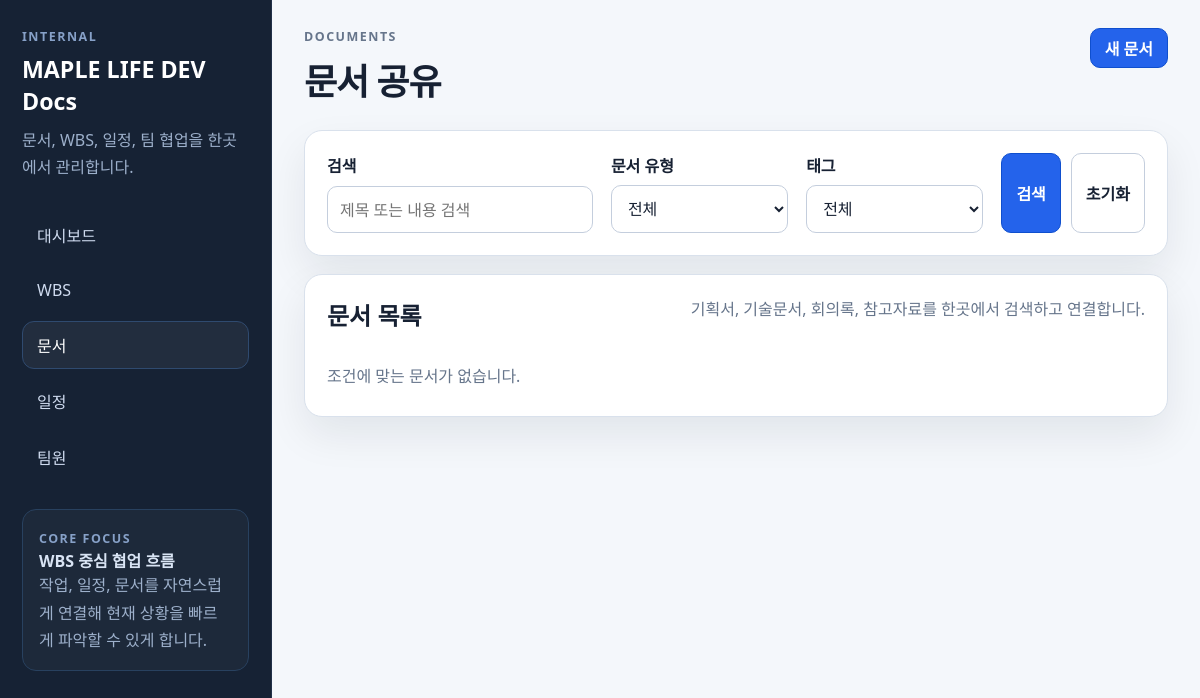
The app's page /documents/, older data.
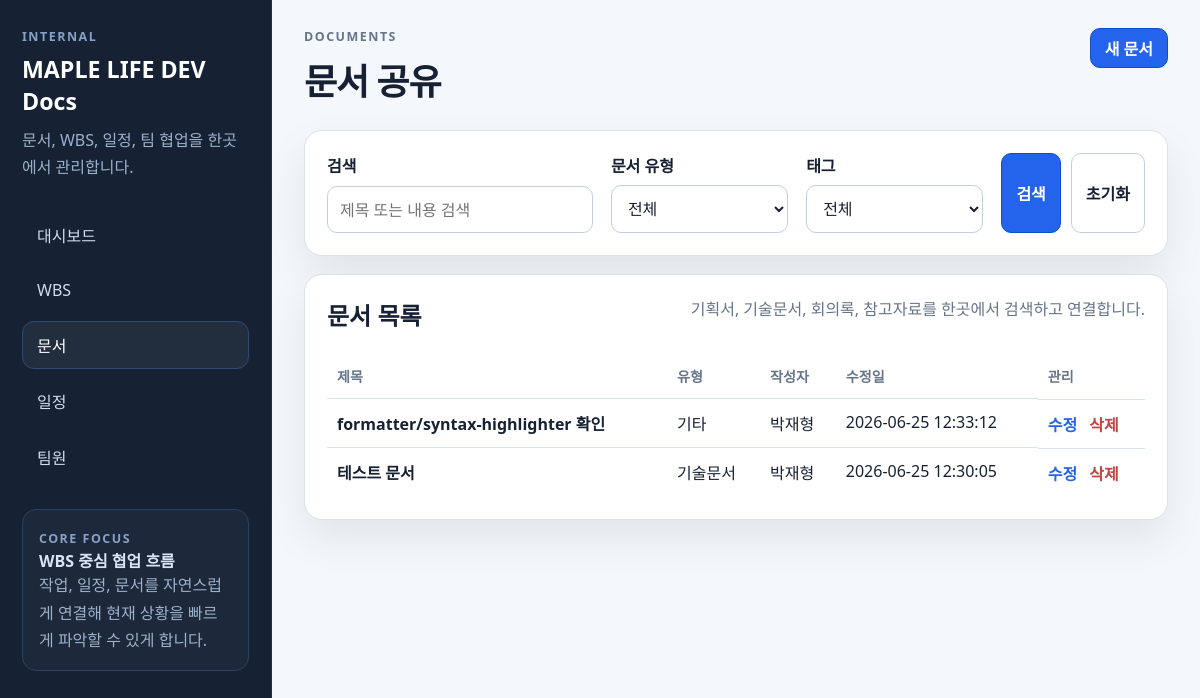
The same page, newer data.
### tables this page shows
CREATE TABLE documents (
    id INTEGER PRIMARY KEY AUTOINCREMENT,
    title TEXT NOT NULL,
    doc_type TEXT NOT NULL,
    file_name TEXT,
    notes TEXT,
    created_at TIMESTAMP DEFAULT CURRENT_TIMESTAMP
, content TEXT DEFAULT '', author_id INTEGER, tags TEXT DEFAULT '', updated_at TIMESTAMP DEFAULT CURRENT_TIMESTAMP);

### app/documents.py (the view)
@bp.route("/")
def list_documents():
    db = get_db()
    search = request.args.get("q", "").strip()
    doc_type = request.args.get("doc_type", "").strip()
    tag = request.args.get("tag", "").strip()
    clauses = []
    params: list[str] = []
    joins = ["LEFT JOIN members m ON m.id = d.author_id"]
    if search:
        clauses.append("(d.title LIKE ? OR d.content LIKE ?)")
        params.extend([f"%{search}%", f"%{search}%"])
    if doc_type:
        clauses.append("d.doc_type = ?")
        params.append(doc_type)
    if tag:
        joins.append("JOIN document_tags dt_filter ON dt_filter.document_id = d.id")
        clauses.append("dt_filter.tag = ?")
        params.append(tag)
    where_sql = f"WHERE {' AND '.join(clauses)}" if clauses else ""
    documents = db.execute(
        f"""
        SELECT DISTINCT d.id, d.title, d.doc_type, d.updated_at, m.name AS author_name
        FROM documents d
        {' '.join(joins)}
        {where_sql}
        ORDER BY d.updated_at DESC, d.id DESC
        """,
        params,
    ).fetchall()
    tag_options = db.execute(
        """
        SELECT tag, COUNT(*) AS usage_count
        FROM document_tags
        GROUP BY tag
        ORDER BY tag COLLATE NOCASE ASC
        """
    ).fetchall()
    return render_template(
        "documents/list.html",
        documents=documents,
        document_types=DOCUMENT_TYPES,
        tag_options=tag_options,
        filters={"q": search, "doc_type": doc_type, "tag": tag},
    )

### app/db.py (called while the page is built)
def get_db():
    if "db" not in g:
        db_path = Path(current_app.config["DATABASE"])
        db_path.parent.mkdir(parents=True, exist_ok=True)
        g.db = sqlite3.connect(db_path)
        g.db.row_factory = sqlite3.Row
        g.db.execute("PRAGMA foreign_keys = ON")
    return g.db

### app/templates/documents/list.html (shortened to what this page needs)
{% extends "base.html" %}
{% block page_title %}문서 공유{% endblock %}
{% block topbar_eyebrow %}Documents{% endblock %}
{% block topbar_actions %}
  <a href="{{ url_for('documents.create_document') }}" class="button button--primary">새 문서</a>
{% endblock %}
{% block content %}
  <section class="panel filter-panel">
    <form method="get" class="filter-grid filter-grid--wide">
      <div class="field">
        <label for="q">검색</label>
        <input id="q" name="q" type="text" value="{{ filters.q }}" placeholder="제목 또는 내용 검색">
      </div>
      <div class="field">
        <label for="doc_type">문서 유형</label>
        <select id="doc_type" name="doc_type">
          <option value="">전체</option>
        </select>
      </div>
      <div class="field">
        <label for="tag">태그</label>
        <select id="tag" name="tag">
          <option value="">전체</option>
        </select>
      </div>
      <div class="field field--actions">
        <button type="submit" class="button button--primary">검색</button>
        <a href="{{ url_for('documents.list_documents') }}" class="button button--secondary">초기화</a>
      </div>
    </form>
  </section>
  <section class="panel">
    <div class="panel-heading">
      <h2>문서 목록</h2>
      <p>기획서, 기술문서, 회의록, 참고자료를 한곳에서 검색하고 연결합니다.</p>
    </div>
    {% if documents %}
      <div class="table-wrap">
        <table class="table">
          <thead>
            <tr>
              <th>제목</th>
              <th>유형</th>
              <th>작성자</th>
              <th>수정일</th>
              <th>관리</th>
            </tr>
          </thead>
          <tbody>
            {% for document in documents %}
              <tr>
                <td><a class="table-link" href="{{ url_for('documents.detail', document_id=document['id']) }}">{{ document["title"] }}</a></td>
                <td>{{ document["doc_type"] }}</td>
                <td>{{ document["author_name"] or "-" }}</td>
                <td>{{ document["updated_at"] }}</td>
                <td class="table-actions">
                  <a href="{{ url_for('documents.edit_document', document_id=document['id']) }}" class="text-link">수정</a>
                  <form method="post" action="{{ url_for('documents.delete_document', document_id=document['id']) }}" onsubmit="return confirm('이 문서를 삭제할까요? 연결된 작업 정보도 함께 해제됩니다.');">
                    <button type="submit" class="button-link button-link--danger">삭제</button>
                  </form>
                </td>
              </tr>
            {% endfor %}
          </tbody>
        </table>
      </div>
    {% else %}
      <p class="empty-state">조건에 맞는 문서가 없습니다.</p>
    {% endif %}
  </section>
{% endblock %}

### app/templates/base.html (shortened to what this page needs)
<!doctype html>
<html lang="ko">
  <head>
    <link rel="stylesheet" href="{{ url_for('static', filename='styles.css') }}">
  </head>
  <body>
    <div class="app-shell">
      <aside class="sidebar">
        <div class="sidebar__brand">
          <p class="sidebar__eyebrow">INTERNAL</p>
          <a href="{{ url_for('dashboard.index') }}" class="sidebar__title">MAPLE LIFE DEV Docs</a>
          <p class="sidebar__caption">문서, WBS, 일정, 팀 협업을 한곳에서 관리합니다.</p>
        </div>
        <nav class="sidebar__nav">
          <a class="nav-link {% if request.endpoint == 'dashboard.index' %}is-active{% endif %}" href="{{ url_for('dashboard.index') }}">대시보드</a>
          <a class="nav-link {% if request.endpoint and request.endpoint.startswith('wbs.') %}is-active{% endif %}" href="{{ url_for('wbs.list_tasks') }}">WBS</a>
          <a class="nav-link {% if request.endpoint and request.endpoint.startswith('documents.') %}is-active{% endif %}" href="{{ url_for('documents.list_documents') }}">문서</a>
          <a class="nav-link {% if request.endpoint and request.endpoint.startswith('schedules.') %}is-active{% endif %}" href="{{ url_for('schedules.list_schedules') }}">일정</a>
          <a class="nav-link {% if request.endpoint and request.endpoint.startswith('members.') %}is-active{% endif %}" href="{{ url_for('members.list_members') }}">팀원</a>
        </nav>
        <div class="sidebar__note">
          <span class="sidebar__note-label">Core Focus</span><br>
          <strong>WBS 중심 협업 흐름</strong>
          <p>작업, 일정, 문서를 자연스럽게 연결해 현재 상황을 빠르게 파악할 수 있게 합니다.</p>
        </div>
      </aside>
      <div class="main-shell">
        <header class="topbar">
          <div>
            <p class="topbar__eyebrow">{% block topbar_eyebrow %}Internal Collaboration{% endblock %}</p>
            <h1 class="topbar__title">{% block page_title %}MAPLE LIFE DEV Docs{% endblock %}</h1>
          </div>
          <div class="topbar__actions">
            {% block topbar_actions %}{% endblock %}
          </div>
        </header>
        <main class="page-content">
          {% block content %}{% endblock %}
        </main>
      </div>
    </div>
  </body>
</html>

### app/static/styles.css (style rules this page uses)
:root { --bg: #f4f7fb; --sidebar: #162234; --sidebar-border: #223149; --surface: #ffffff; --surface-soft: #f7f9fc; --surface-muted: #eef3f8; --text: #172133; --muted: #66758b; --line: #d9e1ec; --line-strong: #c4cedd; --accent: #2463eb; --accent-strong: #0f4fce; --success: #1d8f5a; --warning: #c78014; --danger: #c54343; --shadow: 0 18px 40px rgba(15, 23, 42, 0.08); }
* { box-sizing: border-box; }
body { margin: 0; min-height: 100vh; color: var(--text); background: var(--bg); font-family: "Segoe UI", "Noto Sans KR", Arial, sans-serif; }
a { color: inherit; }
button, input, select, textarea { font: inherit; }
.app-shell { display: grid; grid-template-columns: 272px minmax(0, 1fr); min-height: 100vh; }
.sidebar { padding: 28px 22px; color: #d9e4f4; background: var(--sidebar); border-right: 1px solid var(--sidebar-border); }
.sidebar__eyebrow, .topbar__eyebrow, .stat-label, .meta-key, .sidebar__note-label { margin: 0 0 8px; color: var(--muted); font-size: 0.78rem; font-weight: 700; letter-spacing: 0.12em; text-transform: uppercase; }
.sidebar__eyebrow, .sidebar__note-label { color: #87a1c8; }
.sidebar__title { display: inline-block; margin-bottom: 10px; color: #ffffff; font-size: 1.45rem; font-weight: 700; text-decoration: none; }
.sidebar__caption, .sidebar__note p { margin: 0; color: #9db0cb; line-height: 1.7; }
.sidebar__nav { display: grid; gap: 8px; margin-top: 30px; }
.nav-link { display: block; padding: 11px 14px; border: 1px solid transparent; border-radius: 12px; color: #cfdbef; text-decoration: none; }
.nav-link:hover, .nav-link.is-active { border-color: #2f4a6f; color: #ffffff; background: rgba(255, 255, 255, 0.05); }
.sidebar__note { margin-top: 28px; padding: 16px; border: 1px solid #28415f; border-radius: 14px; background: rgba(255, 255, 255, 0.03); }
.main-shell { min-width: 0; padding: 28px 32px 36px; }
.topbar { display: flex; align-items: flex-start; justify-content: space-between; gap: 20px; }
.topbar__title { margin: 0; font-size: clamp(1.8rem, 3vw, 2.4rem); letter-spacing: -0.03em; }
.topbar__actions { display: flex; flex-wrap: wrap; gap: 10px; }
.page-content { margin-top: 24px; }
.stats-grid, .dashboard-grid, .filter-grid, .form-grid, .detail-grid { display: grid; gap: 18px; }
.stat-card, .panel { padding: 22px; border: 1px solid var(--line); border-radius: 18px; background: var(--surface); box-shadow: var(--shadow); }
.stat-card p, .panel-heading p, .muted-text, .subtext, .empty-state, .field-help { margin: 0; color: var(--muted); line-height: 1.6; }
.panel { min-width: 0; }
.panel-heading { display: flex; align-items: flex-start; justify-content: space-between; gap: 16px; margin-bottom: 16px; }
.panel-heading h2, .panel-subsection h3 { margin: 0 0 6px; }
.button, .button-link { display: inline-flex; align-items: center; justify-content: center; min-height: 40px; padding: 0 14px; border: 1px solid var(--line-strong); border-radius: 10px; background: var(--surface); color: var(--text); font-weight: 600; text-decoration: none; cursor: pointer; }
.button--primary { border-color: var(--accent-strong); background: var(--accent); color: #ffffff; }
.button-link { min-height: auto; padding: 0; border: 0; background: transparent; }
.button-link--danger, .text-link { color: var(--accent); text-decoration: none; font-weight: 600; }
.button-link--danger { color: var(--danger); }
.table-wrap { overflow-x: auto; }
.table { width: 100%; border-collapse: collapse; }
.table th, .table td { padding: 12px 10px; border-top: 1px solid var(--line); text-align: left; vertical-align: top; }
.table thead th { border-top: 0; color: var(--muted); font-size: 0.88rem; font-weight: 700; }
.table-link, .item-title-link { color: var(--text); text-decoration: none; font-weight: 600; }
.table-actions { display: flex; gap: 12px; align-items: center; }
.filter-panel { margin-bottom: 18px; }
.filter-grid { grid-template-columns: repeat(4, minmax(0, 1fr)); }
.filter-grid--wide { grid-template-columns: 1.2fr 0.8fr 0.8fr auto; }
.field { display: grid; gap: 8px; }
.field label { font-weight: 600; }
.field input, .field select, .field textarea { width: 100%; padding: 11px 12px; border: 1px solid var(--line-strong); border-radius: 10px; background: #ffffff; color: var(--text); }
.field--actions { align-content: end; display: flex; gap: 10px; }

Row changes from the older to the newer data that the page shows:
added documents: title "formatter/syntax-highlighter 확인", doc_type "기타", document "박재형", updated_at "2026-06-25 12:33:12"
added documents: title "테스트 문서", doc_type "기술문서", document "박재형", updated_at "2026-06-25 12:30:05"
Text that changed along with them:
text no longer shown: "조건에 맞는 문서가 없습니다."
text now shown: "제목 유형 작성자 수정일 관리"
